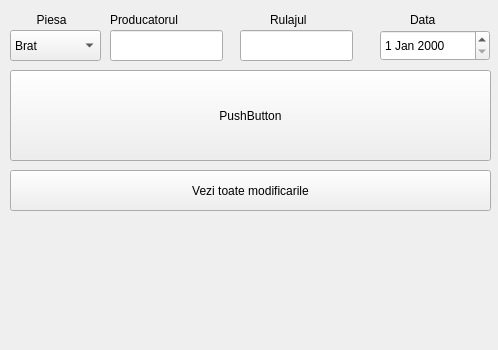
<?xml version="1.0" encoding="UTF-8"?>
<ui version="4.0">
 <class>Form</class>
 <widget class="QWidget" name="Form">
  <property name="geometry">
   <rect>
    <x>0</x>
    <y>0</y>
    <width>498</width>
    <height>350</height>
   </rect>
  </property>
  <property name="windowTitle">
   <string>Form</string>
  </property>
  <widget class="QComboBox" name="part_selector">
   <property name="geometry">
    <rect>
     <x>10</x>
     <y>30</y>
     <width>91</width>
     <height>31</height>
    </rect>
   </property>
   <item>
    <property name="text">
     <string>Brat</string>
    </property>
   </item>
   <item>
    <property name="text">
     <string>Filtre</string>
    </property>
   </item>
   <item>
    <property name="text">
     <string>Discuri frana </string>
    </property>
   </item>
  </widget>
  <widget class="QLineEdit" name="manufacturer_input">
   <property name="geometry">
    <rect>
     <x>110</x>
     <y>30</y>
     <width>113</width>
     <height>31</height>
    </rect>
   </property>
  </widget>
  <widget class="QLineEdit" name="km_input">
   <property name="geometry">
    <rect>
     <x>240</x>
     <y>30</y>
     <width>113</width>
     <height>31</height>
    </rect>
   </property>
  </widget>
  <widget class="QDateEdit" name="date_input">
   <property name="geometry">
    <rect>
     <x>380</x>
     <y>30</y>
     <width>110</width>
     <height>31</height>
    </rect>
   </property>
  </widget>
  <widget class="QPushButton" name="save_button">
   <property name="geometry">
    <rect>
     <x>10</x>
     <y>70</y>
     <width>481</width>
     <height>91</height>
    </rect>
   </property>
   <property name="text">
    <string>PushButton</string>
   </property>
  </widget>
  <widget class="QLabel" name="message_label">
   <property name="geometry">
    <rect>
     <x>24</x>
     <y>189</y>
     <width>221</width>
     <height>131</height>
    </rect>
   </property>
   <property name="text">
    <string/>
   </property>
  </widget>
  <widget class="QLabel" name="label">
   <property name="geometry">
    <rect>
     <x>30</x>
     <y>10</y>
     <width>55</width>
     <height>20</height>
    </rect>
   </property>
   <property name="text">
    <string>  Piesa </string>
   </property>
  </widget>
  <widget class="QLabel" name="label_2">
   <property name="geometry">
    <rect>
     <x>270</x>
     <y>10</y>
     <width>55</width>
     <height>20</height>
    </rect>
   </property>
   <property name="text">
    <string>Rulajul</string>
   </property>
  </widget>
  <widget class="QLabel" name="label_3">
   <property name="geometry">
    <rect>
     <x>110</x>
     <y>10</y>
     <width>101</width>
     <height>20</height>
    </rect>
   </property>
   <property name="sizePolicy">
    <sizepolicy hsizetype="Expanding" vsizetype="Preferred">
     <horstretch>0</horstretch>
     <verstretch>0</verstretch>
    </sizepolicy>
   </property>
   <property name="text">
    <string>Producatorul</string>
   </property>
  </widget>
  <widget class="QLabel" name="label_4">
   <property name="geometry">
    <rect>
     <x>410</x>
     <y>10</y>
     <width>55</width>
     <height>20</height>
    </rect>
   </property>
   <property name="text">
    <string>Data </string>
   </property>
  </widget>
  <widget class="QPushButton" name="view_all_button">
   <property name="geometry">
    <rect>
     <x>10</x>
     <y>170</y>
     <width>481</width>
     <height>41</height>
    </rect>
   </property>
   <property name="text">
    <string>Vezi toate modificarile</string>
   </property>
  </widget>
 </widget>
 <resources/>
 <connections/>
</ui>
